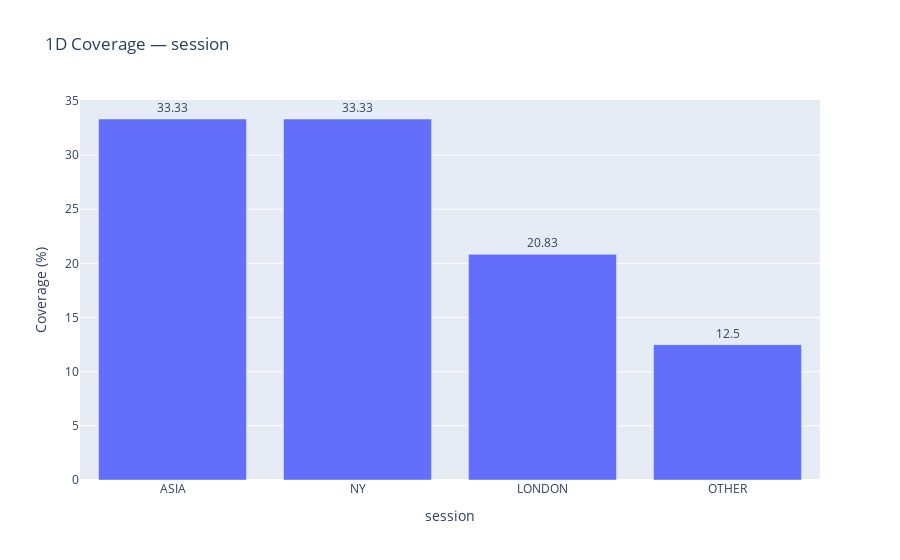
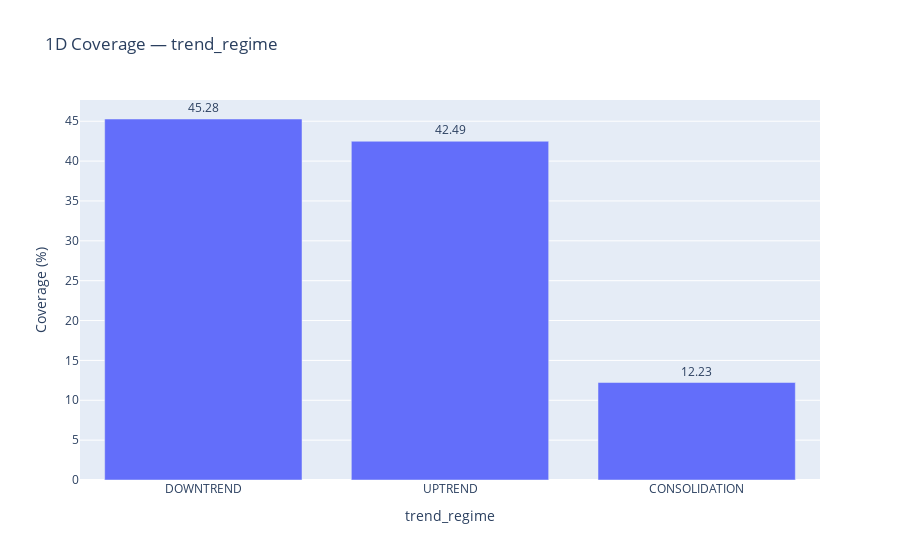
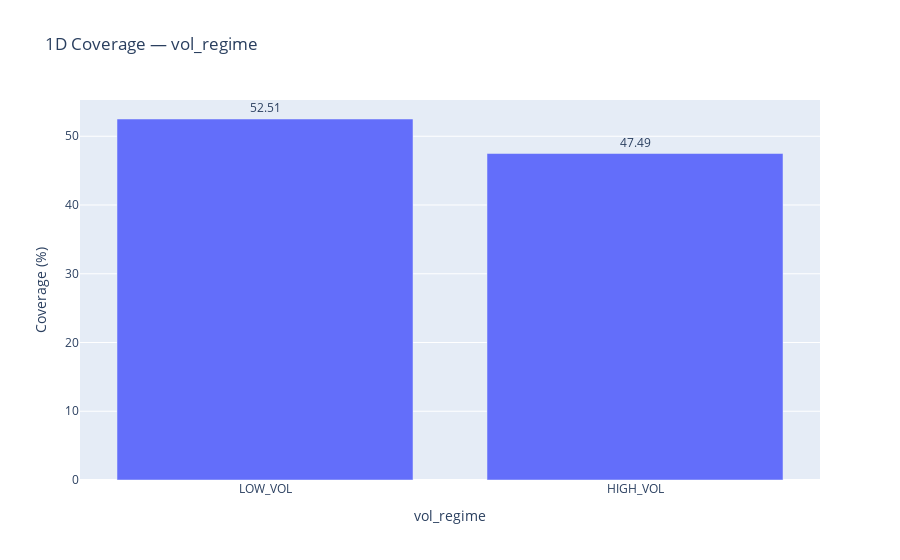

Write notebook code for charts like these, in order.
### Markdown cell above
---

## C. Regime Coverage

Coverage measures what percentage of total candles fall into each regime bucket. This matters because:

- **Imbalanced coverage** means some regime combinations are rare and statistically unreliable
- **Zero-count buckets** would indicate regime combinations that never occur in practice
- We analyze coverage at three levels of granularity:
  - **1D** - Each dimension independently (session, trend, volatility)
  - **2D** - Pairwise combinations (session x trend, session x vol, trend x vol)
  - **3D** - Full cross: all 24 micro-buckets (session x trend x vol)

### Code cell
if "px" not in globals():
    import plotly.express as px
if "coverage_table" not in globals() or "sol" not in globals():
    raise RuntimeError("Run setup/helper cells first (coverage_table + sol).")

cov_1d = {
    "session": coverage_table(sol, ["session"]),
    "trend_regime": coverage_table(sol, ["trend_regime"]),
    "vol_regime": coverage_table(sol, ["vol_regime"]),
}

for key, tbl in cov_1d.items():
    plot_tbl = tbl.sort_values("coverage_pct", ascending=False).copy()
    fig = px.bar(
        plot_tbl,
        x=key,
        y="coverage_pct",
        text=plot_tbl["coverage_pct"].round(2),
        title=f"1D Coverage — {key}",
    )
    fig.update_traces(textposition="outside")
    fig.update_layout(yaxis_title="Coverage (%)", xaxis_title=key, showlegend=False)
    fig.show()

cov_1d["session"], cov_1d["trend_regime"], cov_1d["vol_regime"]

### Figure 1 — Plotly figure (JSON) as saved in the notebook; plotly's stock layout.template omitted (floating-point values rounded to 4 significant figures)
{"data": [{"hovertemplate": "session=%{x}<br>coverage_pct=%{y}<br>text=%{text}<extra></extra>", "legendgroup": "", "marker": {"color": "#636efa", "pattern": {"shape": ""}}, "name": "", "orientation": "v", "showlegend": false, "text": [33.33, 33.33, 20.83, 12.5], "textposition": "outside", "type": "bar", "x": ["ASIA", "NY", "LONDON", "OTHER"], "xaxis": "x", "y": [33.33, 33.33, 20.83, 12.5], "yaxis": "y"}], "layout": {"barmode": "relative", "legend": {"tracegroupgap": 0}, "showlegend": false, "title": {"text": "1D Coverage — session"}, "xaxis": {"anchor": "y", "domain": [0.0, 1.0], "title": {"text": "session"}}, "yaxis": {"anchor": "x", "domain": [0.0, 1.0], "title": {"text": "Coverage (%)"}}}}

### Figure 2 — Plotly figure (JSON) as saved in the notebook; plotly's stock layout.template omitted (floating-point values rounded to 4 significant figures)
{"data": [{"hovertemplate": "trend_regime=%{x}<br>coverage_pct=%{y}<br>text=%{text}<extra></extra>", "legendgroup": "", "marker": {"color": "#636efa", "pattern": {"shape": ""}}, "name": "", "orientation": "v", "showlegend": false, "text": [45.28, 42.49, 12.23], "textposition": "outside", "type": "bar", "x": ["DOWNTREND", "UPTREND", "CONSOLIDATION"], "xaxis": "x", "y": [45.28, 42.49, 12.23], "yaxis": "y"}], "layout": {"barmode": "relative", "legend": {"tracegroupgap": 0}, "showlegend": false, "title": {"text": "1D Coverage — trend_regime"}, "xaxis": {"anchor": "y", "domain": [0.0, 1.0], "title": {"text": "trend_regime"}}, "yaxis": {"anchor": "x", "domain": [0.0, 1.0], "title": {"text": "Coverage (%)"}}}}

### Figure 3 — Plotly figure (JSON) as saved in the notebook; plotly's stock layout.template omitted (floating-point values rounded to 4 significant figures)
{"data": [{"hovertemplate": "vol_regime=%{x}<br>coverage_pct=%{y}<br>text=%{text}<extra></extra>", "legendgroup": "", "marker": {"color": "#636efa", "pattern": {"shape": ""}}, "name": "", "orientation": "v", "showlegend": false, "text": [52.51, 47.49], "textposition": "outside", "type": "bar", "x": ["LOW_VOL", "HIGH_VOL"], "xaxis": "x", "y": [52.51, 47.49], "yaxis": "y"}], "layout": {"barmode": "relative", "legend": {"tracegroupgap": 0}, "showlegend": false, "title": {"text": "1D Coverage — vol_regime"}, "xaxis": {"anchor": "y", "domain": [0.0, 1.0], "title": {"text": "vol_regime"}}, "yaxis": {"anchor": "x", "domain": [0.0, 1.0], "title": {"text": "Coverage (%)"}}}}
